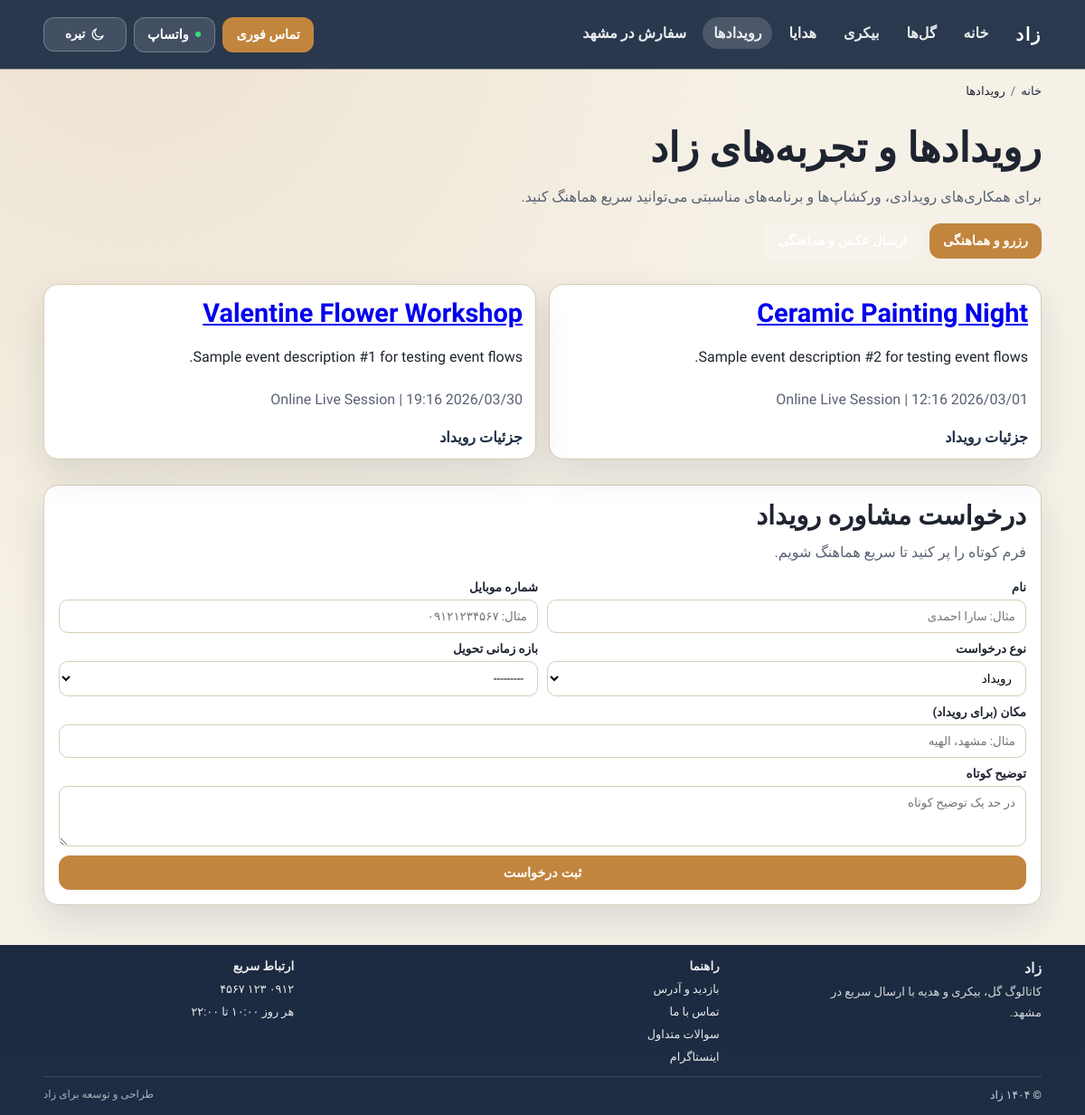
Screenshot of /events/ with the database file from the repository.
### main/models.py (models this page shows, shortened)
class TimeStampedModel(models.Model):
    created_at = models.DateTimeField(auto_now_add=True)
    updated_at = models.DateTimeField(auto_now=True)
    class Meta:
        abstract = True

class Event(TimeStampedModel):
    title = models.CharField(max_length=180)
    slug = models.SlugField(max_length=200, unique=True, blank=True)
    description = models.TextField()
    start_at = models.DateTimeField()
    end_at = models.DateTimeField()
    location = models.CharField(max_length=200)
    cover_image = models.ImageField(upload_to="events/covers/", null=True, blank=True)
    status = models.CharField(max_length=20, choices=PublishStatus.choices, default=PublishStatus.DRAFT)
    published_at = models.DateTimeField(null=True, blank=True)
    class Meta:
        ordering = ["start_at", "-created_at"]

### main/views.py (the view, shortened to what this page needs)
# urls.py: path("events/", views.events, name="events"),
def events(request):
    published_events_qs = Event.objects.filter(status=PublishStatus.PUBLISHED).order_by("start_at", "-created_at")
    published_events = list(published_events_qs)
    breadcrumbs = _with_home([{"name": "رویدادها", "url": None}])
    context = _default_context(
        request,
        page_type="category",
        active_nav="events",
        meta_title="رویدادهای زاد | ورکشاپ و تجربه حضوری",
        meta_description="تقویم رویدادهای زاد در مشهد برای ورکشاپ، رونمایی و تجربه‌های حضوری.",
        breadcrumbs=breadcrumbs,
    )
    context.update(
        {
            "events": published_events,
            "lead_form": LeadRequestForm(initial_lead_type="event", include_event_fields=True),
            "lead_default_type": "event",
            "events_are_demo": not published_events_qs.exists(),
        }
    )
    return render(request, "events.html", context)

### main/views.py (called while the page is built)
def _jsonld(data):
    return json.dumps(data, ensure_ascii=False)

def _breadcrumbs_jsonld(request, breadcrumbs):
    items = []
    for position, crumb in enumerate(breadcrumbs, start=1):
        crumb_url = crumb.get("url") or request.path
        items.append(
            {
                "@type": "ListItem",
                "position": position,
                "name": crumb["name"],
                "item": request.build_absolute_uri(crumb_url),
            }
        )
    return {"@context": "https://schema.org", "@type": "BreadcrumbList", "itemListElement": items}

def _default_context(
    request,
    *,
    page_type,
    active_nav,
    meta_title,
    meta_description,
    breadcrumbs=None,
    faq_items=None,
    item_id=None,
):
    context = {
        "page_type": page_type,
        "active_nav": active_nav,
        "meta_title": meta_title,
        "meta_description": meta_description,
        "canonical_url": request.build_absolute_uri(request.path),
        "item_id": item_id,
        "extra_jsonld": [],
    }
    if breadcrumbs:
        context["breadcrumbs"] = breadcrumbs
        context["breadcrumbs_jsonld"] = _jsonld(_breadcrumbs_jsonld(request, breadcrumbs))
    if faq_items:
        context["faq_items"] = faq_items
        context["faq_jsonld"] = _jsonld(_faq_jsonld(faq_items))
    return context

def _with_home(items):
    return [{"name": "خانه", "url": reverse("index")}, *items]

### main/templates/events.html
{% extends "base.html" %}
{% block body_class %}page-events{% endblock %}
{% block content %}
{% include "partials/breadcrumbs.html" %}
<section class="container section-block">
  <h1>رویدادها و تجربه‌های زاد</h1>
  <p class="intro-text">برای همکاری‌های رویدادی، ورکشاپ‌ها و برنامه‌های مناسبتی می‌توانید سریع هماهنگ کنید.</p>
  <div class="cta-row">
    <a href="{{ site_call_href }}" class="btn btn-call" data-cta-position="inline">رزرو و هماهنگی</a>
    <a href="{{ site_whatsapp_href }}" class="btn btn-wa" data-cta-position="inline">ارسال عکس و هماهنگی</a>
  </div>
</section>
<section class="container section-block">
  <div class="list-grid">
    {% for event in events %}
      <article class="list-card">
        <h2>
          {% if event.slug and not event.is_demo %}
            <a href="{% url 'event_detail' event.slug %}">{{ event.title }}</a>
          {% else %}
            {{ event.title }}
          {% endif %}
        </h2>
        <p>{{ event.description|truncatechars:170 }}</p>
        <p class="muted">{{ event.start_at|date:"Y/m/d H:i" }} | {{ event.location }}</p>
        {% if event.slug and not event.is_demo %}
          <a href="{% url 'event_detail' event.slug %}" class="text-link">جزئیات رویداد</a>
        {% elif events_are_demo %}
          <span class="muted">نمونه نمایشی</span>
        {% endif %}
      </article>
    {% endfor %}
  </div>
</section>
<section class="container section-block">
  {% include "partials/lead_form.html" with lead_form=lead_form lead_default_type=lead_default_type lead_title="درخواست مشاوره رویداد" cta_position="inline" %}
</section>
{% endblock %}

### main/static/main/css/site.css (style rules this page uses)
:root { --bg: #f6f1e7; --bg-glow: #ede3d1; --sticky-bg: rgba(246, 241, 231, 0.96); --paper: #ffffff; --soft: #efe7da; --text: #1e2430; --muted: #596273; --line: #d8ccb7; --brand: #1d2d44; --accent: #c2853e; --shadow: 0 16px 38px rgba(26, 34, 46, 0.12); --radius: 16px; }
html { background: var(--brand); }
html[data-theme="light"] { color-scheme: light; }
* { box-sizing: border-box; }
body { margin: 0; font-family: "Vazirmatn", sans-serif; background: radial-gradient(circle at 12% 0, var(--bg-glow), transparent 45%), var(--bg); color: var(--text); min-height: 100vh; }
.container { width: min(1160px, 92%); margin-inline: auto; }
.btn { display: inline-flex; align-items: center; justify-content: center; gap: 6px; border-radius: 12px; border: 1px solid transparent; text-decoration: none; padding: 10px 14px; font-weight: 800; font-size: 0.9rem; }
.btn-call { background: var(--accent); color: #fff; }
.btn-wa { background: rgba(255, 255, 255, 0.12); border-color: rgba(255, 255, 255, 0.26); color: #fff; }
.section-block { margin-top: 28px; }
h1 { margin: 10px 0 0; font-size: clamp(1.7rem, 3.8vw, 2.8rem); font-weight: 900; line-height: 1.25; }
h2 { margin: 0; font-size: clamp(1.24rem, 2.8vw, 1.8rem); font-weight: 900; }
p { line-height: 1.95; }
.intro-text { margin: 10px 0 0; color: var(--muted); }
.cta-row { display: flex; flex-wrap: wrap; gap: 10px; margin-top: 14px; }
.text-link { color: var(--brand); text-decoration: none; font-weight: 700; }
.category-grid, .subcategory-grid, .list-grid, .faq-grid, .zaad-grid { display: grid; gap: 14px; }
.category-card, .subcategory-card, .list-card, .faq-grid article, .zaad-tile, .lead-box, .item-media, .item-info, .empty-box { border: 1px solid var(--line); border-radius: var(--radius); background: var(--paper); box-shadow: var(--shadow); }
.list-grid, .faq-grid { grid-template-columns: repeat(2, minmax(0, 1fr)); }
.list-card, .faq-grid article { padding: 14px; }
.muted { color: var(--muted); }
.lead-input { width: 100%; border: 1px solid var(--line); border-radius: 10px; padding: 10px 11px; font-family: inherit; background: #fff; }

### rows the page displays
Event: title "Ceramic Painting Night", description "Sample event description #2 for testing event flows.", location "Online Live Session", shows "جزئیات رویداد"
Event: title "Valentine Flower Workshop", description "Sample event description #1 for testing event flows.", location "Online Live Session", shows "جزئیات رویداد"

### other values shown
{{ crumb.name }} "خانه"
{{ crumb.name }} "رویدادها"
{{ lead_title|default:"درخواست سفارش / مشاوره" }} "درخواست مشاوره رویداد"
{{ lead_subtitle|default:"فرم کوتاه را پر کنید تا سریع هماهنگ شویم." }} "فرم کوتاه را پر کنید تا سریع هماهنگ شویم."
{{ site_phone_display }} "۰۹۱۲ ۱۲۳ ۴۵۶۷"
{{ site_opening_hours_text }} "هر روز ۱۰:۰۰ تا ۲۲:۰۰"
